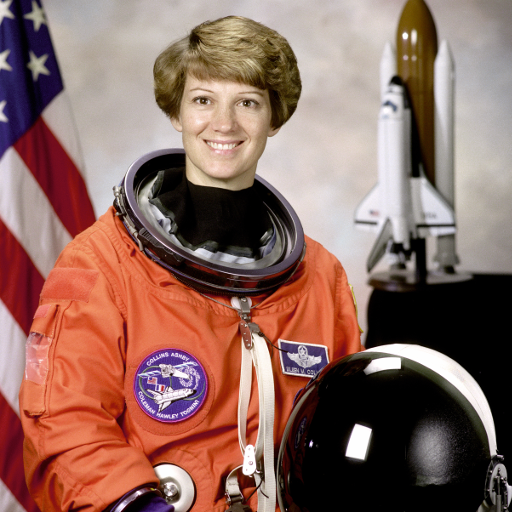
#> input picture skimage.data.astronaut(), 512 x 512 px; its folder holds only this picture in this run
$ jupyter execute --allow-errors fer_hog_svm.ipynb   (shell and % lines are left out)
#> lines starting #> are read from the running program, lines starting #| are printed output that depends on the picture
# FER-2013 HOG + Linear SVM

This notebook downloads the FER-2013 dataset from Kaggle, trains a HOG + linear SVM classifier, and then predicts the emotion for a local image.
It includes the pipeline steps : detect faces, crop/align, resize 48x48, classify.

The fitted models are saved to `models/fer_hog_svm.joblib` so this notebook can be used without retraining every time.

## Requirements
- `pip install -U numpy pandas scikit-image scikit-learn pillow kagglehub "opencv-python<5"`

[cell 1]
# there is no Haar Cascades on opencv 5 so stay on 4.x

# Downloading the dataset

[cell 2]
import shutil
from pathlib import Path

import numpy as np
import pandas as pd

DATA_DIR = Path('data')
# Fitted models are saved here and reloaded on later runs; delete to retrain from scratch
MODEL_PATH = Path('models/fer_hog_svm.joblib')

#> (the rest of this cell did not finish here and is left out)

# HOG

[cell 3]
from PIL import Image
from skimage.feature import hog

EMOTION_LABELS = {
    0: 'Angry',
    1: 'Disgust',
    2: 'Fear',
    3: 'Happy',
    4: 'Sad',
    5: 'Surprise',
    6: 'Neutral'
}
LABEL_IDS = {name.lower(): idx for idx, name in EMOTION_LABELS.items()}

# The dataset ships as 48x48 grayscale JPGs: data/{train,test}/<emotion>/*.jpg
def load_split(split_dir):
    images, labels = [], []
    for class_dir in sorted(p for p in split_dir.iterdir() if p.is_dir()):
        label = LABEL_IDS[class_dir.name]
        for img_path in sorted(class_dir.glob('*.jpg')):
            images.append(np.asarray(Image.open(img_path).convert('L'), dtype=np.float32))
            labels.append(label)
    return images, np.array(labels, dtype=np.int64)

def image_to_hog(img):
    return hog(
        img.astype(np.float32),
        orientations=9,
        pixels_per_cell=(8, 8),
        cells_per_block=(2, 2),
        block_norm='L2-Hys',
        feature_vector=True,
        channel_axis=None
    )

# Training the model

[cell 4]
import joblib
from sklearn.calibration import CalibratedClassifierCV
from sklearn.metrics import accuracy_score
from sklearn.svm import LinearSVC

#> (the rest of this cell did not finish here and is left out)

[cell 5]
from PIL import Image

def preprocess_local_image(path):
    img = Image.open(path).convert('L')
    img = img.resize((48, 48))
    gray = np.asarray(img, dtype=np.float32)
    return image_to_hog(gray)

def predict_emotion(image_path, model, labels):
    feature = preprocess_local_image(image_path)
    pred_idx = model.predict(feature.reshape(1, -1))[0]
    return labels[pred_idx]

# Example usage:
# Replace this with your own path to a local image and run the cell.
# example_path = '/path/to/your/image.jpg'
# print('Predicted emotion:', predict_emotion(example_path, clf, EMOTION_LABELS))

## Face detection pipeline

For regular photos (not pre-cropped faces): detect faces with an OpenCV Haar cascade, then crop and align (rotate so the eyes are level), resize to 48×48 -> HOG + SVM inference -> display label, confidence and latency in ms.

`LinearSVC` only outputs decision scores, so confidence comes from the calibrated copy `prob_clf` (Platt scaling on cross-validation folds) trained and saved alongside `clf` above.

[cell 6]
import time

import cv2
from IPython.display import display

cv2.ocl.setUseOpenCL(False)

FACE_CASCADE = cv2.CascadeClassifier(cv2.data.haarcascades + 'haarcascade_frontalface_default.xml')
EYE_CASCADE = cv2.CascadeClassifier(cv2.data.haarcascades + 'haarcascade_eye.xml')

def detect_faces(gray, max_side=640):

    """Detect on a copy downscaled to max_side: faster, and fewer false positives on big photos."""
    scale = min(1.0, max_side / max(gray.shape))
    small = cv2.resize(gray, None, fx=scale, fy=scale, interpolation=cv2.INTER_AREA) if scale < 1 else gray
    boxes = FACE_CASCADE.detectMultiScale(small, scaleFactor=1.1, minNeighbors=5, minSize=(48, 48))
    return [tuple(int(v / scale) for v in box) for box in boxes]

def align_face(gray, box, max_angle=30):
    """Crop the face box, rotated around its center so the eyes are level (when both are found)."""
    x, y, w, h = box
    eyes = EYE_CASCADE.detectMultiScale(gray[y:y + h // 2, x:x + w], scaleFactor=1.1, minNeighbors=5)
    if len(eyes) >= 2:
        # keep the two largest detections, ordered left to right
        eyes = sorted(sorted(eyes, key=lambda e: e[2] * e[3])[-2:], key=lambda e: e[0])
        (lx, ly), (rx, ry) = [(ex + ew / 2, ey + eh / 2) for ex, ey, ew, eh in eyes]
        angle = np.degrees(np.arctan2(ry - ly, rx - lx))
        if rx - lx > w / 5 and abs(angle) <= max_angle:
            # shift the rotation so warpAffine only renders the face box, not the whole image
            M = cv2.getRotationMatrix2D((x + w / 2, y + h / 2), angle, 1.0)
            M[:, 2] -= (x, y)
            return cv2.warpAffine(gray, M, (w, h), borderMode=cv2.BORDER_REPLICATE)
    return gray[y:y + h, x:x + w]

def classify_face(face):
    face48 = cv2.resize(face, (48, 48), interpolation=cv2.INTER_AREA)
    probs = prob_clf.predict_proba(image_to_hog(face48).reshape(1, -1))[0]
    best = probs.argmax()
    return EMOTION_LABELS[prob_clf.classes_[best]], float(probs[best])

def run_pipeline(bgr):
    """Detect -> align -> resize -> classify every face in a BGR image."""
    t0 = time.perf_counter()
    gray = cv2.cvtColor(bgr, cv2.COLOR_BGR2GRAY)
    boxes = detect_faces(gray)
    detect_ms = (time.perf_counter() - t0) * 1000
    faces = []
    for box in boxes:
        t1 = time.perf_counter()
        label, conf = classify_face(align_face(gray, box))
        faces.append({'box': box, 'label': label, 'confidence': conf,
                      'ms': (time.perf_counter() - t1) * 1000})
    total_ms = (time.perf_counter() - t0) * 1000
    return faces, detect_ms, total_ms

def put_label(img, text, x, y, color, scale, thickness):
    """Draw black text on a filled box whose bottom-left corner is (x, y), kept inside the image."""
    (tw, th), baseline = cv2.getTextSize(text, cv2.FONT_HERSHEY_SIMPLEX, scale, thickness)
    x = max(0, min(x, img.shape[1] - tw))
    y = max(y, th + baseline)
    cv2.rectangle(img, (x, y - th - baseline), (x + tw, y), color, cv2.FILLED)
    cv2.putText(img, text, (x, y - baseline), cv2.FONT_HERSHEY_SIMPLEX, scale, (0, 0, 0), thickness, cv2.LINE_AA)

def draw_results(bgr, faces, total_ms):
    out = bgr.copy()
    scale = max(max(out.shape[:2]) / 800, 0.6)  # keep text readable on large photos
    thickness = max(1, round(2 * scale))
    for f in faces:
        x, y, w, h = f['box']
        cv2.rectangle(out, (x, y), (x + w, y + h), (0, 255, 0), thickness)
        put_label(out, f"{f['label']} {f['confidence']:.0%}", x, y, (0, 255, 0), scale, thickness)
    put_label(out, f'{total_ms:.1f} ms', 0, 0, (255, 255, 255), scale, thickness)
    return out

def show_emotions(image):
    """image: a BGR array (as returned by cv2.imread) or a path to an image file."""
    bgr = cv2.imread(str(image)) if isinstance(image, (str, Path)) else image
    if bgr is None:
        raise FileNotFoundError(image)
    faces, detect_ms, total_ms = run_pipeline(bgr)
    print(f'{len(faces)} face(s) | detection {detect_ms:.1f} ms | total {total_ms:.1f} ms')
    for f in faces:
        print(f"  {f['label']:<8} {f['confidence']:6.1%}  ({f['ms']:.1f} ms align + inference)")
    display(Image.fromarray(cv2.cvtColor(draw_results(bgr, faces, total_ms), cv2.COLOR_BGR2RGB)))

[cell 7]
from skimage import data

astronaut = cv2.cvtColor(data.astronaut(), cv2.COLOR_RGB2BGR)

#> (the rest of this cell did not finish here and is left out)

#> in run_pipeline, `gray = cv2.cvtColor(bgr, cv2.COLOR_BGR2GRAY)`:
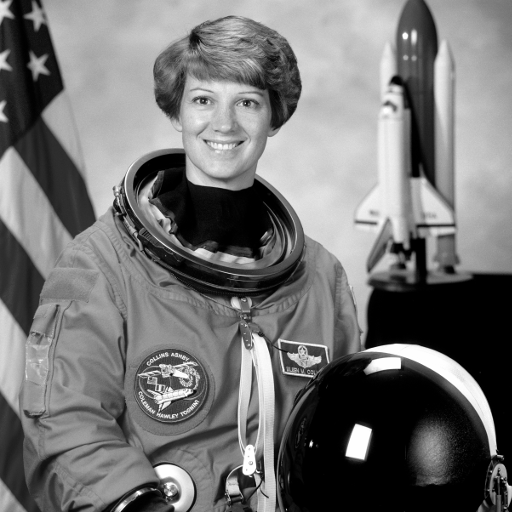
#> gray: shape (512, 512); min 0, max 255, mean 115.4
#> in detect_faces, `boxes = FACE_CASCADE.detectMultiScale(small, scaleFactor=1.1, minNeigh..`: boxes = [[177, 66, 95, 95]]
#> in run_pipeline, `boxes = detect_faces(gray)`: boxes = [(177, 66, 95, 95)]
#> the loop in run_pipeline, `for box in boxes:` made 1 pass
#> (x in align_face, y in align_face, w in align_face, h in align_face, eyes in align_face, lx in align_face, ly in align_face, rx in align_face) on pass 1: (177, 66, 95, 95, [[13, 23, 22, 22], [58, 25, 21, 21]], 24, 34, 68.5)
#> pass 1, in classify_face, `face48 = cv2.resize(face, (48, 48), interpolation=cv2.INTER_AREA)`:
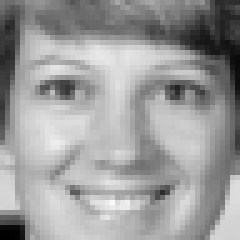
#> face48: shape (48, 48) (shown 5 times larger); min 0, max 250, mean 155.5
#> after the loop in run_pipeline, `for box in boxes:`: faces = []
# Some images downloaded from the web:
show_emotions('monalisa.webp')
show_emotions('sad.jpg')
show_emotions('surprised.jpg')
